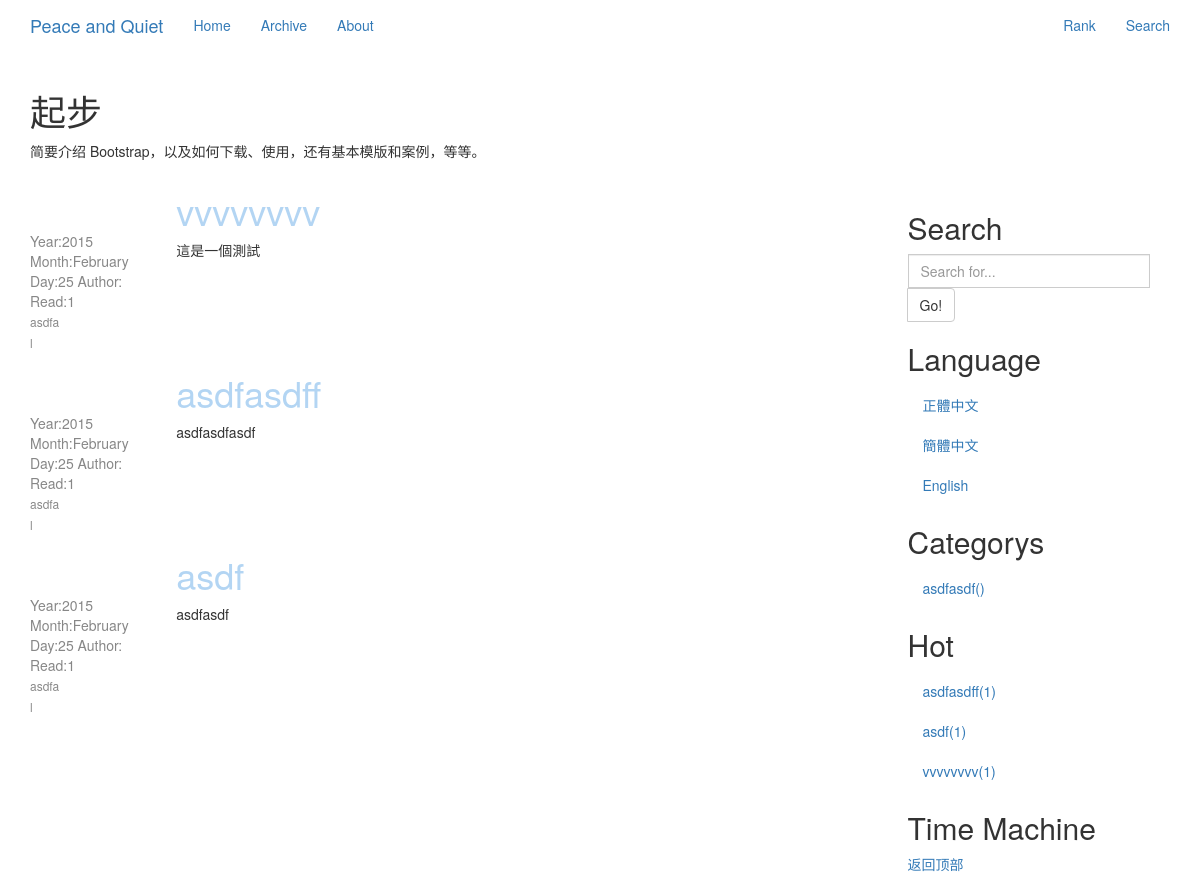
/, run on an earlier commit of the app's database.
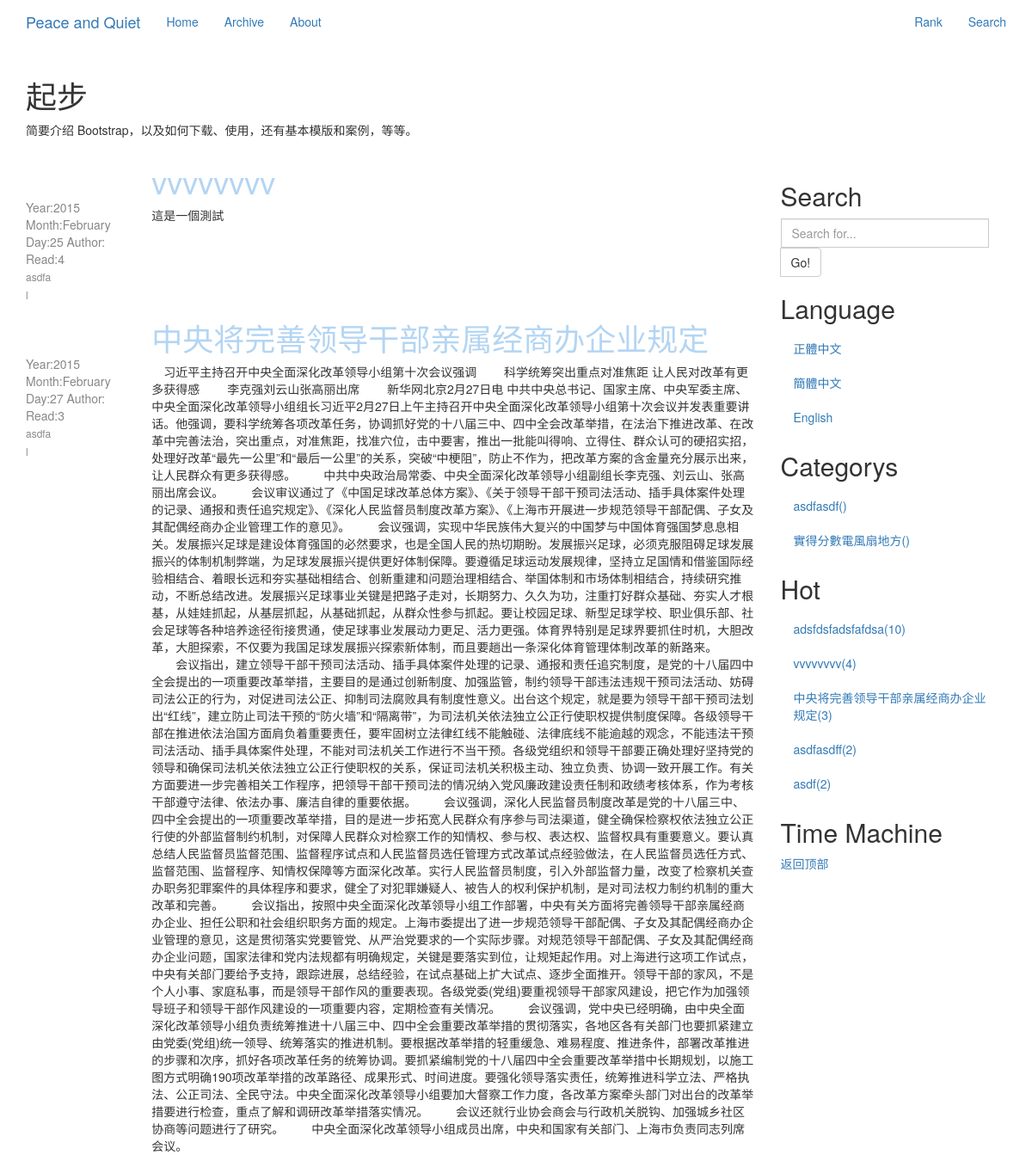
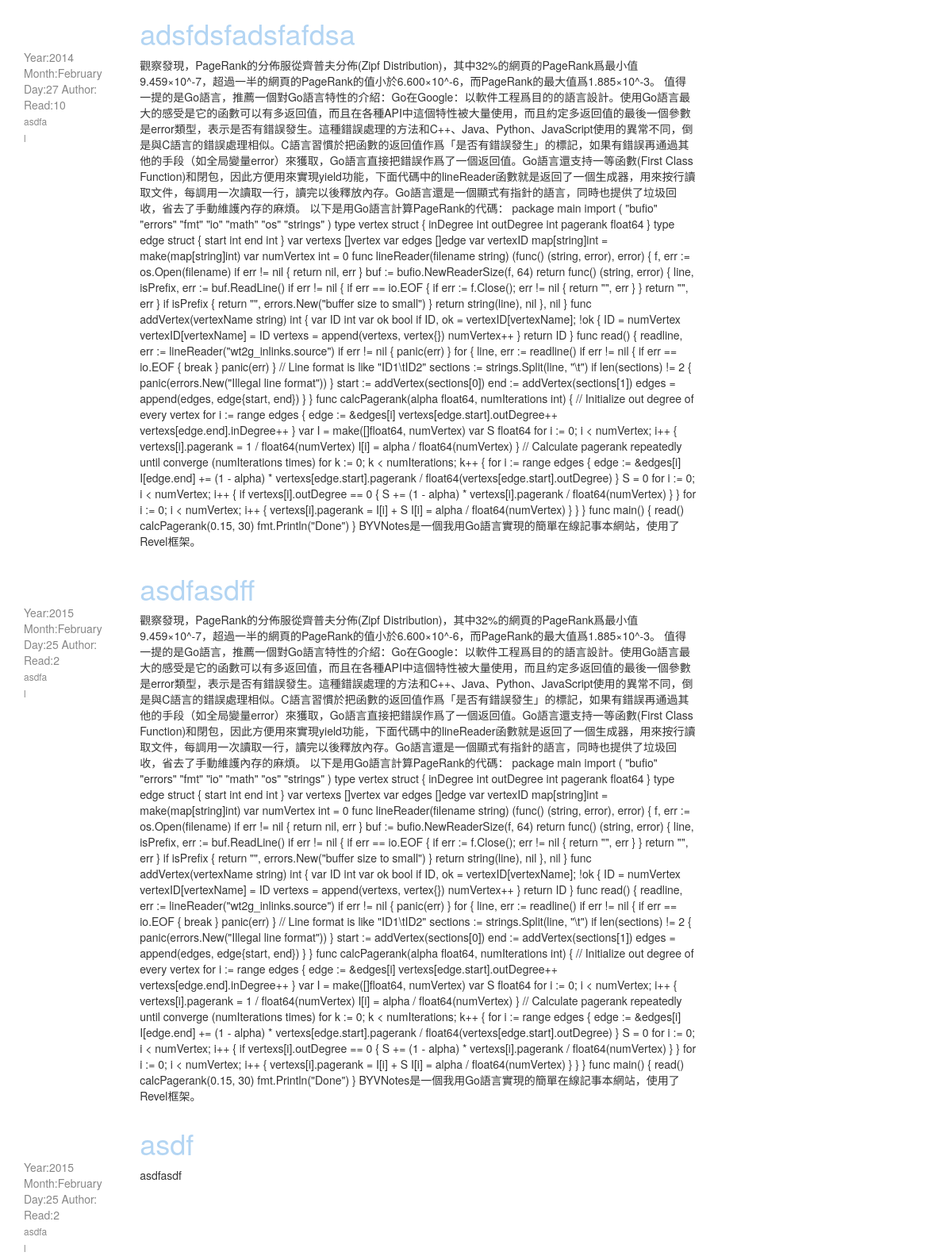
And on a later commit of the database (2 pictures, top to bottom).
### Blog/models.py (models this page shows, shortened)
class Blog(models.Model):
    title = models.CharField("標題", max_length=150, unique=True, null=False, blank=False)
    createTime = models.DateTimeField("創建時間", auto_now_add=True, auto_now=False)
    updateTime = models.DateTimeField("修改時間", auto_now_add=False, auto_now=True)
    body = models.TextField("內容")
    accessCount = models.IntegerField("瀏覽量", default=1, editable=False)
    category = models.ForeignKey('Category', verbose_name="分類集合", related_name='category')
    shortUrl = models.CharField("短URL", max_length=150, unique=True, null=False, blank=False, editable=False)
    tags = models.ManyToManyField('Tag', verbose_name="標籤集合", null=True)
    tags.help_text = '標籤集合'

class Category(models.Model):
    title = models.CharField('分類', max_length=30, unique=True)
    shortUrl = models.CharField("短URL", max_length=150, unique=True, null=False, blank=False, editable=False)
    class Meta:
        ordering = ('title',)

### Blog/views.py (the view)
# urls.py: url(r'^$', 'Blog.views.home', name='home'),
def home(request):
    posts = Blog.objects.order_by('-updateTime')
    categorys = Category.objects.all()
    hotPassages = Blog.objects.order_by('-accessCount')[:10]
    timeMachine = Blog.objects
    return render(request, 'home.html', {'posts': posts, 'categorys': categorys,
                                         'hotPassages': hotPassages})

### template/home.html (shortened to what this page needs)
{% extends 'base.html' %}
{% block content %}
    <div class="col-md-9" role="main">
        {% for post in posts %}
            <div class="row">
                <div class="col-md-2" role="complementary">
                    <nav class="visible-lg-inline-block">
                        <div class="title">
                            <br/>
                            <br/>
                            <br/>
                            <span>Year:{{ post.createTime|date:"Y" }}</span>
                            <span>Month:{{ post.createTime|date:"F" }}</span>
                            <span>Day:{{ post.createTime|date:"d" }}</span>
                            <span>Author:</span>
                            <span>Read:{{ post.accessCount }}</span>
                            <li><a href="">asdfa</a></li>
                            <li><a href="">l</a></li>
                        </div>
                    </nav>
                </div>
                <div class="col-md-10" role="main">
                    <div class="title"><a href="{% url 'archive' shortUrl=post.shortUrl %}">
                        <h1>{{ post.title }}</h1>
                    </a></div>
                    <p>{{ post.body }}</p>
                </div>
            </div>
        {% endfor %}
    </div>
    {% block rightSide %}
        {% include "rightSide.html" %}
    {% endblock %}
{% endblock %}

### template/base.html (shortened to what this page needs)
<!DOCTYPE html>
<html lang="zh-cn">
<head>
    <link rel="stylesheet" href="http://cdn.bootcss.com/bootstrap/3.3.2/css/bootstrap.min.css">
    <link href="http://v3.bootcss.com/assets/css/docs.min.css"
          rel="stylesheet">
    <link href="http://cdn.bootcss.com/highlight.js/8.0/styles/monokai_sublime.min.css" rel="stylesheet">
</head>
<body onload="prettyPrint()">
<header class="navbar navbar-static-top bs-docs-nav" id="top" role="banner">
    <div class="container">
        <div class="navbar-header">
            <a href="http://v3.bootcss.com/" class="navbar-brand">Peace and Quiet</a>
        </div>
        <nav style="height: 1px;" aria-expanded="false" class="navbar-collapse bs-navbar-collapse collapse">
            <ul class="nav navbar-nav">
                <li class="active">
                    <a href="{% url 'home' %}">Home</a>
                </li>
                <li>
                    <a href="http://v3.bootcss.com/css/">Archive</a>
                </li>
                <li>
                    <a href="http://v3.bootcss.com/components/">About</a>
                </li>
            </ul>
            <ul class="nav navbar-nav navbar-right">
                <li><a>Rank</a></li>
                <li><a href="#">Search</a></li>
            </ul>
        </nav>
    </div>
</header>
<div class="bs-docs-header" id="content">
    <div class="container">
        <h1>起步</h1>
        <p>简要介绍 Bootstrap，以及如何下载、使用，还有基本模版和案例，等等。</p>
    </div>
</div>
<div class="container bs-docs-container">
    <div class="row">
        {% block content %}
        {% endblock %}
    </div>
</div>
</body>
</html>

### template/rightSide.html (shortened to what this page needs)
<div class="col-md-3" role="complementary">
    <nav class="bs-docs-sidebar hidden-print hidden-xs hidden-sm affix-top">
        <ul class="nav bs-docs-sidenav">
            <li><a></a></li>
            <li><h2>Search</h2></li>
            <li>
                <div class="input-group">
                    <form action="{% url 'search' %}" method="post">
                        <input type="text" class="form-control" name="query" placeholder="Search for...">
                            <span class="input-group-btn">
                                <button class="btn btn-default" type="submit">Go!</button>
                            </span>
                    </form>
                </div>
            </li>
            <li><h2>Language</h2></li>
            <li><a href="#">正體中文</a></li>
            <li><a href="#">簡體中文</a></li>
            <li><a href="#">English</a></li>
            <li><h2>Categorys</h2></li>
            {% for category in categorys %}
                <li><a href="{% url 'category' shortUrl=category.shortUrl %}">{{ category.title }}()</a></li>
            {% endfor %}
            <li><h2>Hot</h2></li>
            {% for hotPassage in hotPassages %}
                <li>
                    <a href="{% url 'archive' shortUrl=hotPassage.shortUrl %}">{{ hotPassage.title }}({{ hotPassage.accessCount }})</a>
                </li>
            {% endfor %}
            <li><h2>Time Machine</h2></li>
        </ul>
        <a class="back-to-top" href="#top">
            返回顶部
        </a>
    </nav>
</div>

### template/base.html (style rules this page uses)
.title span { color: #878787; }
.title li { list-style-type: none; }
.title a { color: #898989; font-size: 12px; line-height: 20px; text-align: center; text-decoration: none; -o-transition: color 0.5s linear; -webkit-transition: color 0.5s linear; -moz-transition: color 0.5s linear; transition: color 0.5s linear; }
.title a > h1 { color: #B3D5F3; text-align: left; text-decoration: none; -o-transition: color 0.5s linear; -webkit-transition: color 0.5s linear; -moz-transition: color 0.5s linear; transition: color 0.5s linear; }

What changed in the data, as far as the page shows it:
changed Blog "vvvvvvvv": accessCount "1" → "4"; moves up the list
added Blog: createTime "2015", createTime "February", createTime "27", accessCount "3", title "中央将完善领导干部亲属经商办企业规定", body "习近平主持召开中央全面深化改革领导小组第十次会议强调 科学统筹突出重点对准焦距 让人民对改革有更多获得感 李克强刘云山张高丽出席 新华网北京2月27日电 中共中央总书记、国家主席、中央军委主席、中央全面深化改革领导小组组长习近平2月27日上午主持召开中央全面深化改革领导小组第十次会议并发表重要讲话。他强调，要科学统筹各项改革任务，协调抓好党的十八届三中、四中全会改革举措，在法治下推进改革、在改革中完善法治，突出重点，对准焦距，找准穴位，击中要害，推出一批能叫得响、立得住、群众认可的硬招实招，处理好改革“最先一公里”和“最后一公里”的关系，突破“中梗阻”，防止不作为，把改革方案的含金量充分展示出来，让人民群众有更多获得感。 中共中央政治局常委、中央全面深化改革领导小组副组长李克强、刘云山、张高丽出席会议。 会议审议通过了《中国足球改革总体方案》、《关于领导干部干预司法活动、插手具体案件处理的记录、通报和责任追究规定》、《深化人民监督员制度改革方案》、《上海市开展进一步规范领导干部配偶、子女及其配偶经商办企业管理工作的意见》。…"
added Blog: createTime "2014", createTime "February", createTime "27", accessCount "10", title "adsfdsfadsfafdsa", body "觀察發現，PageRank的分佈服從齊普夫分佈(Zipf Distribution)，其中32%的網頁的PageRank爲最小值9.459×10^-7，超過一半的網頁的PageRank的值小於6.600×10^-6，而PageRank的最大值爲1.885×10^-3。 值得一提的是Go語言，推薦一個對Go語言特性的介紹：Go在Google：以軟件工程爲目的的語言設計。使用Go語言最大的感受是它的函數可以有多返回值，而且在各種API中這個特性被大量使用，而且約定多返回值的最後一個參數是error類型，表示是否有錯誤發生。這種錯誤處理的方法和C++、Java、Python、JavaScript使用的異常不同，倒是與C語言的錯誤處理相似。C語言習慣於把函數的返回值作爲「是否有錯誤發生」的標記，如果有錯誤再通過其他的手段（如全局變量error）來獲取，Go語言直接把錯誤作爲了一個返回值。Go語言還支持一等函數(First Class Function)和閉包，因此方便用來實現yield功能，下面代碼中的lineReader函數就是返回了一個生成器，用來按行讀取文件，每調用一次讀取一行，讀完以後釋放內存。Go語言還是一個顯式有指針的語言，同時也提供了垃圾回收，省去了手動維護內存的麻煩。 以下是用Go語言計算PageRank的代碼： package main import ( \"bufio\" \"errors\" \"fmt\" \"io\" \"math\" \"os\" \"strings\" ) type vertex struct { inDegree int outDegree int…"
changed Blog "asdfasdff": accessCount "1" → "2"; body "asdfasdfasdf" → "觀察發現，PageRank的分佈服從齊普夫分佈(Zipf Distribution)，其中32%的網頁的PageRank爲最小值9.459×10^-7，超過一半的網頁的PageRank的值小於6.600×10^-6，而PageRank的最大值爲1.885×10^-3。 值得一提的是Go語言，推薦一個對Go語言特性的介紹：Go在Google：以軟件工程爲目的的語言設計。使用Go語言最大的感受是它的函數可以有多返回值，而且在各種API中這個特性被大量使用，而且約定多返回值的最後一個參數是error類型，表示是否有錯誤發生。這種錯誤處理的方法和C++、Java、Python、JavaScript使用的異常不同，倒是與C語言的錯誤處理相似。C語言習慣於把函數的返回值作爲「是否有錯誤發生」的標記，如果有錯誤再通過其他的手段（如全局變量error）來獲取，Go語言直接把錯誤作爲了一個返回值。Go語言還支持一等函數(First Class Function)和閉包，因此方便用來實現yield功能，下面代碼中的lineReader函數就是返回了一個生成器，用來按行讀取文件，每調用一次讀取一行，讀完以後釋放內存。Go語言還是一個顯式有指針的語言，同時也提供了垃圾回收，省去了手動維護內存的麻煩。 以下是用Go語言計算PageRank的代碼： package main import ( \"bufio\" \"errors\" \"fmt\" \"io\" \"math\" \"os\" \"strings\" ) type vertex struct { inDegree int outDegree int…"
changed Blog "asdf": accessCount "1" → "2"
added Category: title "實得分數電風扇地方"
